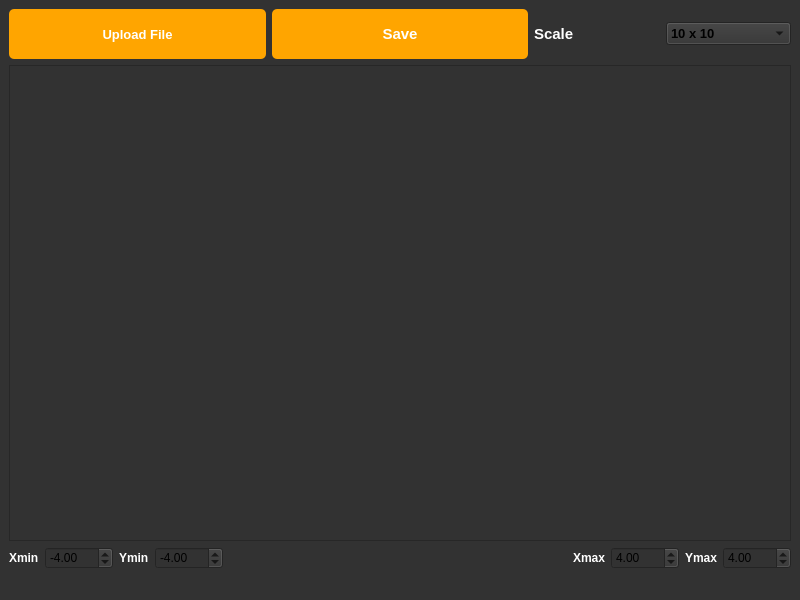
<?xml version="1.0" encoding="UTF-8"?>
<ui version="4.0">
 <class>MainWindow</class>
 <widget class="QMainWindow" name="MainWindow">
  <property name="geometry">
   <rect>
    <x>0</x>
    <y>0</y>
    <width>800</width>
    <height>600</height>
   </rect>
  </property>
  <property name="windowTitle">
   <string>Cutting</string>
  </property>
  <property name="styleSheet">
   <string notr="true">background-color: rgb(50, 50, 50);</string>
  </property>
  <widget class="QWidget" name="centralwidget">
   <property name="styleSheet">
    <string notr="true">backgound-color: gray;</string>
   </property>
   <layout class="QVBoxLayout" name="verticalLayout">
    <item>
     <layout class="QHBoxLayout" name="horizontalLayout_2">
      <item>
       <widget class="QPushButton" name="selectDirectoryB">
        <property name="font">
         <font>
          <pointsize>10</pointsize>
          <bold>true</bold>
         </font>
        </property>
        <property name="styleSheet">
         <string notr="true">border-radius: 5px;
border: solid black 1px;
background-color:orange;
font-weight:bold;
color:white;
height:50px;</string>
        </property>
        <property name="text">
         <string>Upload File</string>
        </property>
       </widget>
      </item>
      <item>
       <widget class="QPushButton" name="pushButton">
        <property name="font">
         <font>
          <pointsize>11</pointsize>
          <bold>true</bold>
         </font>
        </property>
        <property name="styleSheet">
         <string notr="true">border-radius: 5px;
border: solid black 1px;
background-color:orange;
font-weight:bold;
color:white;
height:50px;</string>
        </property>
        <property name="text">
         <string>Save</string>
        </property>
       </widget>
      </item>
      <item>
       <layout class="QHBoxLayout" name="horizontalLayout_3">
        <item>
         <widget class="QLabel" name="label_6">
          <property name="font">
           <font>
            <pointsize>11</pointsize>
            <bold>true</bold>
           </font>
          </property>
          <property name="styleSheet">
           <string notr="true">color:white;</string>
          </property>
          <property name="text">
           <string>Scale</string>
          </property>
         </widget>
        </item>
        <item>
         <widget class="QComboBox" name="comboBox">
          <property name="font">
           <font>
            <pointsize>10</pointsize>
            <bold>true</bold>
           </font>
          </property>
          <property name="styleSheet">
           <string notr="true">border:solid black 2px;
background-color:white;
border-radius: 5px;
height:30px;
font-weight:bold;
color:black;
QComboBox::down-arrow:hover, QComboBox::up-arrow:hover {
    background-color: #e0e0e0;
}</string>
          </property>
          <property name="editable">
           <bool>false</bool>
          </property>
          <item>
           <property name="text">
            <string>10 x 10</string>
           </property>
          </item>
          <item>
           <property name="text">
            <string>20 x 20</string>
           </property>
          </item>
          <item>
           <property name="text">
            <string>40 x 40</string>
           </property>
          </item>
         </widget>
        </item>
       </layout>
      </item>
     </layout>
    </item>
    <item>
     <widget class="QScrollArea" name="scrollArea">
      <property name="widgetResizable">
       <bool>true</bool>
      </property>
      <widget class="QWidget" name="scrollAreaWidgetContents">
       <property name="geometry">
        <rect>
         <x>0</x>
         <y>0</y>
         <width>780</width>
         <height>437</height>
        </rect>
       </property>
       <layout class="QVBoxLayout" name="verticalLayout_2">
        <item>
         <widget class="QLabel" name="label">
          <property name="text">
           <string/>
          </property>
          <property name="alignment">
           <set>Qt::AlignCenter</set>
          </property>
         </widget>
        </item>
       </layout>
      </widget>
     </widget>
    </item>
    <item>
     <layout class="QHBoxLayout" name="horizontalLayout">
      <item>
       <layout class="QHBoxLayout" name="horizontalLayout_5">
        <item>
         <widget class="QLabel" name="label_4">
          <property name="font">
           <font>
            <bold>true</bold>
           </font>
          </property>
          <property name="styleSheet">
           <string notr="true">color:white;</string>
          </property>
          <property name="text">
           <string>Xmin</string>
          </property>
         </widget>
        </item>
        <item>
         <widget class="QDoubleSpinBox" name="dsb_Xmin">
          <property name="styleSheet">
           <string notr="true">border:solid black 2px;
background-color:white;
border-radius: 5px;
height:30px;
font-weight:bold;
color:black;
QComboBox::down-arrow:hover, QComboBox::up-arrow:hover {
    background-color: #e0e0e0;
}</string>
          </property>
          <property name="minimum">
           <double>-100.000000000000000</double>
          </property>
          <property name="value">
           <double>-4.000000000000000</double>
          </property>
         </widget>
        </item>
       </layout>
      </item>
      <item>
       <layout class="QVBoxLayout" name="verticalLayout_5">
        <item>
         <layout class="QHBoxLayout" name="horizontalLayout_6">
          <item>
           <widget class="QLabel" name="label_5">
            <property name="font">
             <font>
              <bold>true</bold>
             </font>
            </property>
            <property name="styleSheet">
             <string notr="true">color:white;</string>
            </property>
            <property name="text">
             <string>Ymin</string>
            </property>
           </widget>
          </item>
          <item>
           <widget class="QDoubleSpinBox" name="dsb_Ymin">
            <property name="styleSheet">
             <string notr="true">border:solid black 2px;
background-color:white;
border-radius: 5px;
height:30px;
font-weight:bold;
color:black;
QComboBox::down-arrow:hover, QComboBox::up-arrow:hover {
    background-color: #e0e0e0;
}</string>
            </property>
            <property name="minimum">
             <double>-100.000000000000000</double>
            </property>
            <property name="value">
             <double>-4.000000000000000</double>
            </property>
           </widget>
          </item>
         </layout>
        </item>
       </layout>
      </item>
      <item>
       <spacer name="horizontalSpacer">
        <property name="orientation">
         <enum>Qt::Horizontal</enum>
        </property>
        <property name="sizeHint" stdset="0">
         <size>
          <width>40</width>
          <height>20</height>
         </size>
        </property>
       </spacer>
      </item>
      <item>
       <widget class="QLabel" name="label_2">
        <property name="font">
         <font>
          <bold>true</bold>
         </font>
        </property>
        <property name="styleSheet">
         <string notr="true">color:white;</string>
        </property>
        <property name="text">
         <string>Xmax</string>
        </property>
       </widget>
      </item>
      <item>
       <widget class="QDoubleSpinBox" name="dsb_Xmax">
        <property name="styleSheet">
         <string notr="true">border:solid black 2px;
background-color:white;
border-radius: 5px;
height:30px;
font-weight:bold;
color:black;
QComboBox::down-arrow:hover, QComboBox::up-arrow:hover {
    background-color: #e0e0e0;
}</string>
        </property>
        <property name="minimum">
         <double>-100.000000000000000</double>
        </property>
        <property name="value">
         <double>4.000000000000000</double>
        </property>
       </widget>
      </item>
      <item>
       <widget class="QLabel" name="label_3">
        <property name="font">
         <font>
          <bold>true</bold>
         </font>
        </property>
        <property name="styleSheet">
         <string notr="true">color:white;</string>
        </property>
        <property name="text">
         <string>Ymax</string>
        </property>
       </widget>
      </item>
      <item>
       <widget class="QDoubleSpinBox" name="dsb_Ymax">
        <property name="styleSheet">
         <string notr="true">border:solid black 2px;
background-color:white;
border-radius: 5px;
height:30px;
font-weight:bold;
color:black;
QComboBox::down-arrow:hover, QComboBox::up-arrow:hover {
    background-color: #e0e0e0;
}</string>
        </property>
        <property name="minimum">
         <double>-100.000000000000000</double>
        </property>
        <property name="value">
         <double>4.000000000000000</double>
        </property>
       </widget>
      </item>
     </layout>
    </item>
   </layout>
  </widget>
  <widget class="QMenuBar" name="menubar">
   <property name="geometry">
    <rect>
     <x>0</x>
     <y>0</y>
     <width>800</width>
     <height>21</height>
    </rect>
   </property>
  </widget>
  <widget class="QStatusBar" name="statusbar"/>
 </widget>
 <resources/>
 <connections/>
</ui>
